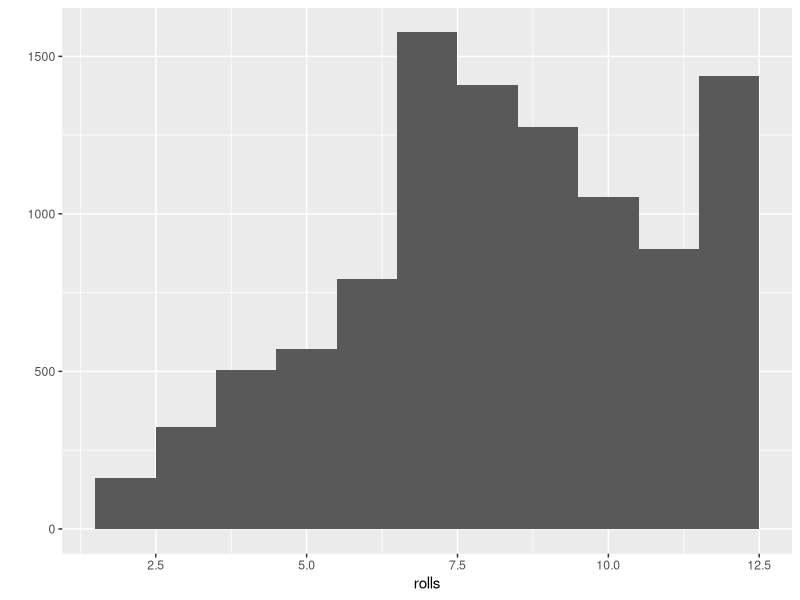

This figure's R source:
install.packages("ggplot2")
library(ggplot2)

roll <- function() {
  die <- 1:6
  dice <- sample(die, size = 2, replace = TRUE, prob = c(1/8, 1/8, 1/8, 1/8, 1/8, 3/8))
  sum(dice)
}
roll()

rolls <- replicate(10000,roll())

qplot(rolls,binwidth = 1)

 







